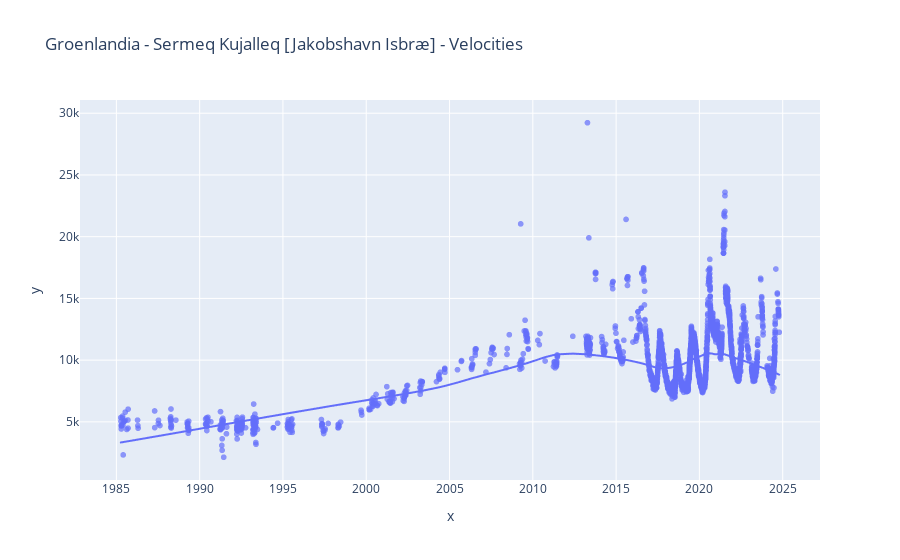

The notebook cell saved with this chart:
### Markdown cell above
## Tendencia

### Code cell
fig = px.scatter(
    x=glacier.index,
    y=glacier['v'],
    title=f"{glacier_name} - Velocities",
    opacity=0.7,
    trendline='lowess',
)
fig.show()

#fig.write_image(
#    os.path.join("assets", f"{glacier_name.replace(' ', '_')}_velocities.svg"),
#    width=800,
#    height=600,
#)

### Figure 1 — Plotly figure (JSON) as saved in the notebook; plotly's stock layout.template omitted (floating-point values rounded to 4 significant figures; data arrays with more than 128 entries replaced by an {"elided": "..."} marker saying what was removed)
{"data": [{"hovertemplate": "x=%{x}<br>y=%{y}<extra></extra>", "legendgroup": "", "marker": {"color": "#636efa", "opacity": 0.7, "symbol": "circle"}, "mode": "markers", "name": "", "showlegend": false, "type": "scattergl", "x": {"elided": "3649 str values"}, "xaxis": "x", "y": {"elided": "3649 int values"}, "yaxis": "y"}, {"hovertemplate": "<b>LOWESS trendline</b><br><br>x=%{x}<br>y=%{y} <b>(trend)</b><extra></extra>", "legendgroup": "", "marker": {"color": "#636efa", "symbol": "circle"}, "mode": "lines", "name": "", "showlegend": false, "type": "scattergl", "x": {"elided": "3649 str values"}, "xaxis": "x", "y": {"elided": "3649 float values"}, "yaxis": "y"}], "layout": {"legend": {"tracegroupgap": 0}, "title": {"text": "Groenlandia - Sermeq Kujalleq [Jakobshavn Isbræ] - Velocities"}, "xaxis": {"anchor": "y", "domain": [0, 1], "title": {"text": "x"}}, "yaxis": {"anchor": "x", "domain": [0, 1], "title": {"text": "y"}}}}
